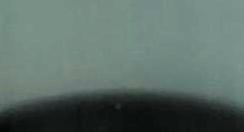
#> input picture debug_roi_fixed.png, 244 x 132 px
$ python -i turbidity_match.py   (imports and definitions only)
#> lines starting #> are read from the running program, lines starting #| are printed output that depends on the picture
import os
import glob
import cv2
import numpy as np
import tensorflow as tf
from tensorflow.keras import layers, models # type: ignore
from sklearn.model_selection import train_test_split
from sklearn.preprocessing import LabelEncoder

# ==========================================
# Phase 1: Preprocessor
# ==========================================
class TurbidityPreprocessor:

    SIZE_MAP = {"dot": (244, 244), "text": (200, 200)}

    def __init__(self, pattern_type="dot"):
        self.pattern_type = pattern_type
        self.target_size = self.SIZE_MAP.get(pattern_type, (244, 244))

    def process(self, image_path):
#> called with image_path = 'debug_roi_fixed.png'
        img = cv2.imread(image_path)
#> img is the input picture: shape (132, 244, 3); mean B, G, R 102.9, 109, 91.7
        if img is None:
            raise FileNotFoundError(f"Could not load {image_path}")

        h, w = img.shape[:2]
#> h = 132; w = 244

        if h > 800:
            # Full-size raw image: run the full pipeline
            img = self._crop_bottom(img)
            img = self._enhance_brightness(img)
            mask = self._morphological_ops(img)
            x, y, bw, bh = self._get_padded_bounding_box(mask, img.shape)
            roi = img[y:y+bh, x:x+bw]
            if roi.size == 0:
                roi = img
        else:
            # Already pre-cropped (244x244): use image directly
            roi = img

        roi = self._sharpen_roi(roi)
        roi_norm = self._normalize_image(roi)
        crop1, crop2 = self._final_crops(roi_norm)

        if crop1.size == 0 or crop2.size == 0:
            crop1 = roi_norm
            crop2 = roi_norm

        crop1 = cv2.resize(crop1, self.target_size)
        crop2 = cv2.resize(crop2, self.target_size)
        return crop1, crop2

    # ------------------------------------------------------------------
    def _crop_bottom(self, image, bottom_crop_pixels=600):
        h = image.shape[0]
        return image[:max(1, h - bottom_crop_pixels), :]

    def _enhance_brightness(self, image, alpha=1.2, beta=30):
        return cv2.convertScaleAbs(image, alpha=alpha, beta=beta)

    # [14 lines left out: function _morphological_ops, not called in this run]

    def _sharpen_roi(self, roi):
        blurred = cv2.GaussianBlur(roi, (0, 0), sigmaX=2)
        sharpened = cv2.addWeighted(roi, 1.5, blurred, -0.5, 0)
        return np.clip(sharpened, 0, 255).astype(roi.dtype)

    # [30 lines left out: function _get_padded_bounding_box, not called in this run]

    def _normalize_image(self, roi):
        """Simple [0,1] normalization. Z-score caused all-zero outputs."""
        return roi.astype(np.float32) / 255.0

    def _final_crops(self, norm_roi):
        h, w = norm_roi.shape[:2]
#> h = 132; w = 244

        if self.pattern_type == "dot":
            # The dot occupies roughly the full ROI height after padding.
            # Upper edge ≈ top 1/4 of roi, lower edge ≈ bottom 1/4 (symmetric).
            # We take a square centred on each edge.
            sq = min(w, h // 2)          # side length of each square crop
#> sq = 66
            half = sq // 2
#> half = 33
            cx  = w // 2
#> cx = 122

            # Upper-edge crop: centred at (cx, h//4)
            uy = h // 4
#> uy = 33
            u_t = max(0, uy - half);  u_b = min(h, uy + half)
#> after `u_t = max(0, uy - half)`: u_t = 0
#> after `u_b = min(h, uy + half)`: u_b = 66
            u_l = max(0, cx - half);  u_r = min(w, cx + half)
#> after `u_l = max(0, cx - half)`: u_l = 89
#> after `u_r = min(w, cx + half)`: u_r = 155
            crop_upper = norm_roi[u_t:u_b, u_l:u_r]
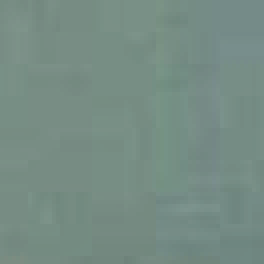
#> crop_upper: shape (66, 66, 3) float32 (shown 4 times larger); mean B, G, R 0.517, 0.551, 0.463

            # Lower-edge crop: symmetric → centred at (cx, 3*h//4)
            ly = 3 * h // 4
#> ly = 99
            l_t = max(0, ly - half);  l_b = min(h, ly + half)
#> after `l_t = max(0, ly - half)`: l_t = 66
#> after `l_b = min(h, ly + half)`: l_b = 132
            crop_lower = norm_roi[l_t:l_b, u_l:u_r]
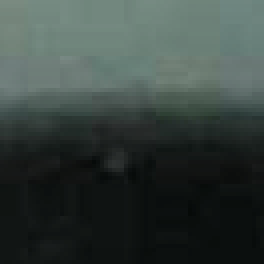
#> crop_lower: shape (66, 66, 3) float32 (shown 4 times larger); mean B, G, R 0.244, 0.26, 0.218

            return crop_upper, crop_lower

        else:   # text
            mid = h // 2
            return norm_roi[0:mid, :], norm_roi[mid:h, :]


# ==========================================
# Phase 2: Per-Dataset Splitting + Saving
# ==========================================
# [56 lines left out: function split_and_process_individual_datasets, not called in this run]


# ==========================================
# Phase 3: Data Generator
# ==========================================
class NpyDataGenerator(tf.keras.utils.Sequence):
    # [10 lines left out: function __init__, not called in this run]

    def __len__(self):
        return int(np.ceil(len(self.file_paths) / self.batch_size))

    # [17 lines left out: functions __getitem__, _augment, not called in this run]

    def on_epoch_end(self):
        if self.shuffle:
            np.random.shuffle(self.indices)


# [44 lines left out: functions get_paths_and_labels, build_cnn, not called in this run]


# ==========================================
# Phase 5: Main
# ==========================================
# [102 lines not run here, left out]

>>> result = TurbidityPreprocessor().process('debug_roi_fixed.png')
